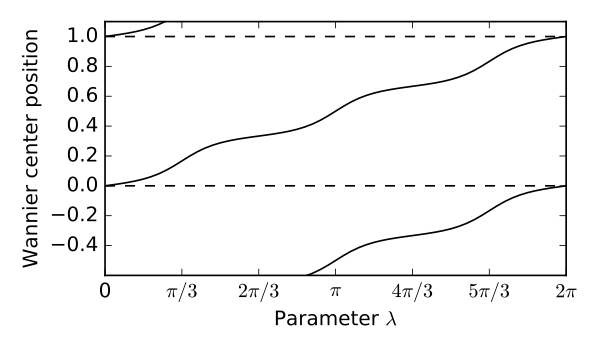

Write the Python code that produced this figure.
#!/usr/bin/env python
from __future__ import print_function # python3 style print

# Chain with three sites per cell - cyclic variation

from pythtb import *
import matplotlib.pyplot as plt

# define function to construct model
def set_model(t,delta,lmbd):
    lat=[[1.0]]
    orb=[[0.0],[1.0/3.0],[2.0/3.0]]
    model=tb_model(1,1,lat,orb)
    model.set_hop(t, 0, 1, [0])
    model.set_hop(t, 1, 2, [0])
    model.set_hop(t, 2, 0, [1])
    onsite_0=delta*(-1.0)*np.cos(lmbd)
    onsite_1=delta*(-1.0)*np.cos(lmbd-2.0*np.pi/3.0)
    onsite_2=delta*(-1.0)*np.cos(lmbd-4.0*np.pi/3.0)
    model.set_onsite([onsite_0,onsite_1,onsite_2])
    return(model)

def get_xbar(band,model):
    evec_array=wf_array(model,[21])        # set array dimension
    evec_array.solve_on_grid([0.])         # fill with eigensolutions
    wfc=evec_array.berry_phase([band])/(2.*np.pi)  # Wannier centers
    return(wfc)

# set fixed parameters
t=-1.3
delta=2.0

# obtain results for an array of lambda values
lmbd=np.linspace(0.,2.*np.pi,61)
xbar=np.zeros_like(lmbd)
for j,lam in enumerate(lmbd):
    my_model=set_model(t,delta,lam)
    xbar[j]=get_xbar(0,my_model)    # Wannier center of bottom band

# enforce smooth evolution of xbar
for j in range(1,61):
    delt=xbar[j]-xbar[j-1]
    delt=-0.5+(delt+0.5)%1.  # add integer to enforce |delt| < 0.5
    xbar[j]=xbar[j-1]+delt

# set up the figure
fig, ax = plt.subplots(figsize=(5.,3.))
ax.set_xlim([0.,2.*np.pi])
ax.set_ylim([-0.6,1.1])
ax.set_xlabel(r"Parameter $\lambda$")
ax.set_ylabel(r"Wannier center position")
xlab=[r"0",r"$\pi/3$",r"$2\pi/3$",r"$\pi$",r"$4\pi/3$",r"$5\pi/3$",r"$2\pi$"]
ax.set_xticks(np.linspace(0.,2.*np.pi,num=7))
ax.set_xticklabels(xlab)
ax.plot(lmbd,xbar,'k')    # plot Wannier center and some periodic images
ax.plot(lmbd,xbar-1.,'k')
ax.plot(lmbd,xbar+1.,'k')
ax.axhline(y=1.,color='k',linestyle='dashed') # horizontal reference lines
ax.axhline(y=0.,color='k',linestyle='dashed')
fig.tight_layout()
fig.savefig("chain_3_cycle.pdf")

